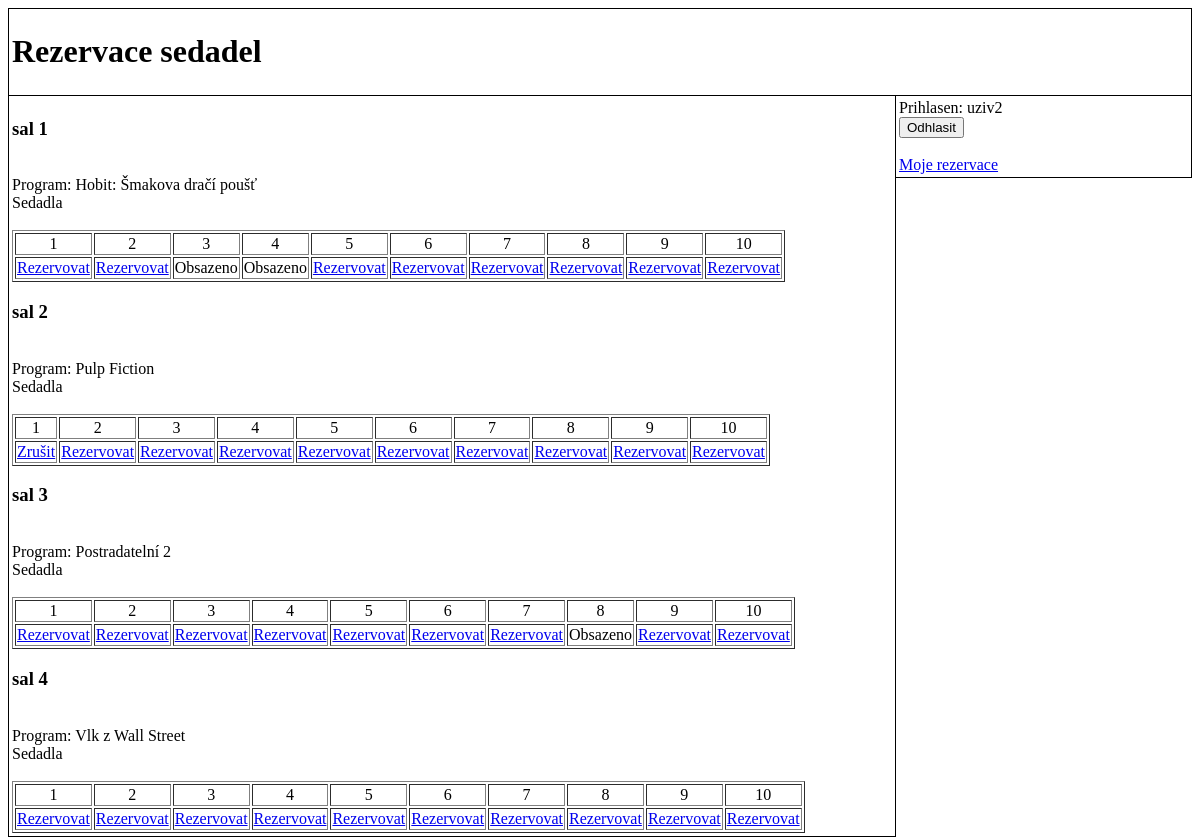
The page / (signed in) on the database its author committed.
### tables this page shows
CREATE TABLE IF NOT EXISTS `kino_saly` (
  `kino_saly_id` int(11) NOT NULL AUTO_INCREMENT,
  `kino_saly_nazev` varchar(50) NOT NULL,
  `kino_saly_program` varchar(100) NOT NULL,
  PRIMARY KEY (`kino_saly_id`)
);

CREATE TABLE IF NOT EXISTS `uziv` (
  `uziv_id` int(11) NOT NULL AUTO_INCREMENT,
  `uziv_login` varchar(50) NOT NULL,
  `uziv_heslo` varchar(50) NOT NULL,
  PRIMARY KEY (`uziv_id`),
  UNIQUE KEY `uziv_login` (`uziv_login`)
);

### scripts.php (called while the page is built, shortened)
<?php
	function isLoggedIn(){
		if(isset($_SESSION[session_id()])){
			return TRUE;
		} else{
			return FALSE;
		}
	}
	function getUserLogin($id, $db){
		try{
			$query = $db->prepare("SELECT uziv_login FROM uziv WHERE uziv_id = ?");
		} catch(PDOException $e){
			die($e->getMessage());
		}
		$params = [$id];
		$query->execute($params);
		$login = $query->fetchColumn(0);
		return $login;
	}
?>

### index.php (the view, shortened to what this page needs)
<?php
	require_once './db_connect.php';
	require_once './scripts.php';
?>
<!DOCTYPE html>
<html>
	<head>
		<link rel="stylesheet" type="text/css" href="styl.css" />
	</head>
	<body>
		<?php
			$chyba = "";
		?>
		<div id="wrap_head">
			<div id="head">
				<h1>Rezervace sedadel</h1>
			</div>
		</div>
		<div id="wrap_body">
			<div id="body">
				<?php
					try{
						$query = $db->prepare("SELECT * FROM kino_saly");
						$query->execute();
					} catch(PDOException $e){
						die($e->getMessage());
					}
					while($row = $query->fetch(PDO::FETCH_BOTH)){
						$sal     = $row['kino_saly_nazev'];
						$program = $row['kino_saly_program'];
						$sal_id  = $row['kino_saly_id'];
						echo "<h3>$sal</h3><br />";
						echo "Program: $program<br />";
						echo "Sedadla<br /><br />";
						echo "<table border=\"1\">";
						echo "<tr align='center'> <td>1</td><td>2</td><td>3</td><td>4</td><td>5</td><td>6</td><td>7</td><td>8</td><td>9</td><td>10</td> </tr>";
						for($i = 1; $i < 11; $i++){
							try{
								$query2 = $db->prepare("SELECT kino_rezervace_idUzivatel FROM kino_rezervace WHERE kino_rezervace_idSal = ? AND kino_rezervace_kreslo = ?");
								$params = [$sal_id, $i];
								$query2->execute($params);
							} catch(PDOException $e){
								die($e->getMessage());
							}
							$pom = $query2->fetchColumn(0);
							if(isLoggedIn()){
								$id = $_SESSION[session_id()];
								if($pom == $id){
									echo "<td rowspan='3'><a href='zrusit_rezervaci.php?id=$sal_id&den=$i'>Zrušit</a></td>\n";
								} elseif($pom > 0){
									echo "<td rowspan='3'>Obsazeno</td>\n";
								} else{
									echo "<td rowspan='3'><a href='rezervovat.php?id=$sal_id&den=$i'>Rezervovat</a></td>\n";
								}
							} else{
								if($pom > 0){
									echo "<td rowspan='3'>Obsazeno</td>\n";
								} else{
									echo "<td rowspan='3'>Volno</td>\n";
								}
							}
						}
						echo "</table>";
					}
				?>
			</div>
		</div>
		<div id="wrap_login">
			<div id="login">
				<?php
					if(!isLoggedIn()){
						echo "<form action=\"\" method=\"POST\">\n";
						echo "Login: <input type=\"text\" name=\"puj_login\" /><br />\n";
						echo "Heslo: <input type=\"password\" name=\"puj_heslo\" /><br />\n";
						echo "<input type=\"submit\" name=\"puj_prihl\" value=\"Prihlasit\"/>\n";
						echo "</form>\n";
						if($chyba != ""){
							echo "<p class=\"error\"> $chyba </p> ";
						}
					} else{
						echo "Prihlasen: " . getUserLogin($_SESSION[session_id()], $db) . "<br />";
						echo "<form action=\"\" method=\"POST\">\n";
						echo "<input type=\"submit\" name=\"puj_odhl\" value=\"Odhlasit\"/>\n";
						echo "</form>\n <br />";
						echo "<a href='rezervace.php'>Moje rezervace</a> ";
					}
				?>
			</div>
		</div>
	</body>
</html>

### styl.css (style rules this page uses)
#wrap_head { width : 100%; float : left; }
#head, #body, #login { border-style : solid; border-color : black; border-width : 1px; padding : 3px; }
#wrap_body { width : 75%; float : left; }
#body { border-style : none solid solid solid; }
#wrap_login { width : 25%; float : left; }
#login { border-style : none solid solid none; }

### rows shown on the page
kino_saly: kino_saly_nazev "sal 1", kino_saly_program "Hobit: Šmakova dračí poušť"
kino_saly: kino_saly_nazev "sal 2", kino_saly_program "Pulp Fiction"
kino_saly: kino_saly_nazev "sal 3", kino_saly_program "Postradatelní 2"
kino_saly: kino_saly_nazev "sal 4", kino_saly_program "Vlk z Wall Street"
uziv: uziv_login "uziv2"
